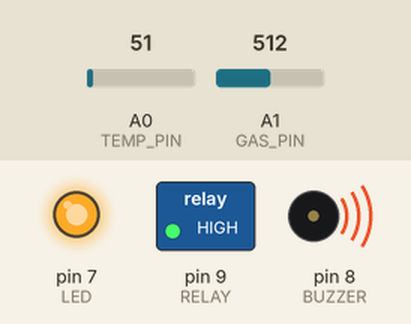
Recording of a sketch running on a simulated Arduino Uno, built with avr-gcc and run on an emulated ATmega328P. On the bench: switched loads named in the sketch (green lamp = pin HIGH), output pins drawn as LEDs (lit = HIGH), buzzer (waves = sounding, pin HIGH). The inputs (shaded band) are chosen by the test bench; at power-on: A1 (GAS_PIN) = 512, A0 (TEMP_PIN) = 51. What the sketch prints to the serial monitor is not drawn.

Above: at 1.8 s.
1.9 s: A1 (GAS_PIN) set to 416
3.4 s: A1 (GAS_PIN) set to 387
At 4.4 s:
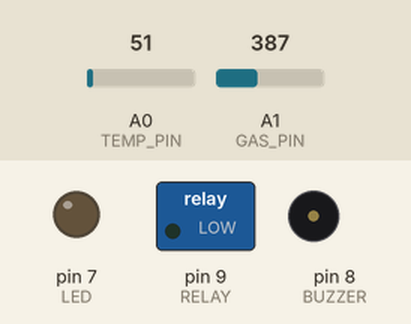
5.5 s: A1 (GAS_PIN) set to 410
At 7.2 s:
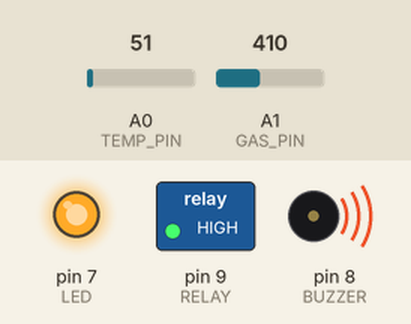
7.5 s: A1 (GAS_PIN) set to 390
At 8.8 s:
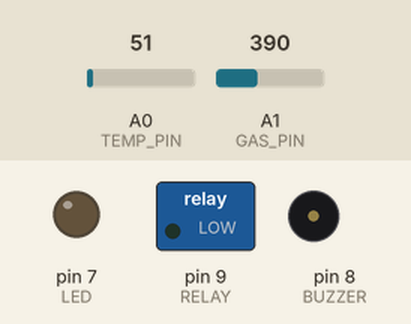
Timing chart, 0 to 10.5 s (numbered marks = the images above; inputs shaded):
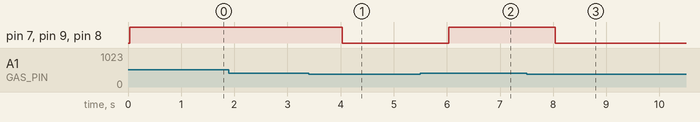

Measured:
- the behaviour switches between 401 and 400 on A1 (GAS_PIN) (found by bisection; images 0 and 1)
- after the input at 1.9 s, every drawn part: stays the same
- after the input at 3.4 s, pin 7 (LED), pin 9 (RELAY), pin 8 (BUZZER): HIGH → LOW after 0.64 s
- after the input at 5.5 s, pin 7 (LED), pin 9 (RELAY), pin 8 (BUZZER): LOW → HIGH after 0.54 s
- after the input at 7.5 s, pin 7 (LED), pin 9 (RELAY), pin 8 (BUZZER): HIGH → LOW after 0.54 s

The sketch:

transformer_safety_system.ino
```cpp
#define TEMP_PIN A0
#define GAS_PIN A1
#define BUZZER 8
#define RELAY 9
#define LED 7

float temperature;
int gasValue;

void setup() {
  Serial.begin(9600);

  pinMode(BUZZER, OUTPUT);
  pinMode(RELAY, OUTPUT);
  pinMode(LED, OUTPUT);

  digitalWrite(BUZZER, LOW);
  digitalWrite(RELAY, LOW);
  digitalWrite(LED, LOW);

  Serial.println("Transformer Safety System Initialized...");
}

void loop() {
  // Read Temperature (LM35)
  int tempRead = analogRead(TEMP_PIN);
  temperature = (tempRead * 5.0 * 100.0) / 1024.0;

  // Read Gas Sensor
  gasValue = analogRead(GAS_PIN);

  Serial.print("Temp: ");
  Serial.print(temperature);
  Serial.print(" °C | Gas: ");
  Serial.println(gasValue);

  // Condition for danger
  if (temperature > 60 || gasValue > 400) {
    Serial.println("⚠️ Danger Detected!");

    digitalWrite(BUZZER, HIGH);
    digitalWrite(RELAY, HIGH);
    digitalWrite(LED, HIGH);
  } else {
    digitalWrite(BUZZER, LOW);
    digitalWrite(RELAY, LOW);
    digitalWrite(LED, LOW);
  }

  delay(1000);
}
```
